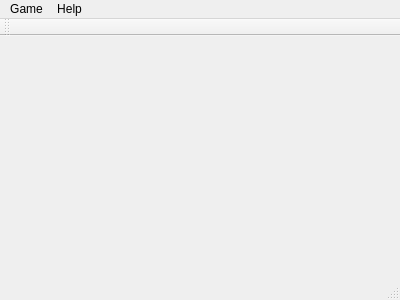
<?xml version="1.0" encoding="UTF-8"?>
<ui version="4.0">
 <class>LifeMainWindow</class>
 <widget class="QMainWindow" name="LifeMainWindow">
  <property name="geometry">
   <rect>
    <x>0</x>
    <y>0</y>
    <width>400</width>
    <height>300</height>
   </rect>
  </property>
  <property name="windowTitle">
   <string>LifeMainWindow</string>
  </property>
  <widget class="QWidget" name="centralWidget"/>
  <widget class="QMenuBar" name="menuBar">
   <property name="geometry">
    <rect>
     <x>0</x>
     <y>0</y>
     <width>400</width>
     <height>25</height>
    </rect>
   </property>
   <widget class="QMenu" name="menuGame_of_Life">
    <property name="title">
     <string>Game</string>
    </property>
    <addaction name="actionPopulate_Randomly"/>
    <addaction name="actionStart_Stop"/>
    <addaction name="actionClear"/>
    <addaction name="actionQuit"/>
   </widget>
   <widget class="QMenu" name="menuHelp">
    <property name="title">
     <string>Help</string>
    </property>
    <addaction name="actionAbout"/>
    <addaction name="actionAbout_Qt"/>
   </widget>
   <addaction name="menuGame_of_Life"/>
   <addaction name="menuHelp"/>
  </widget>
  <widget class="QToolBar" name="mainToolBar">
   <attribute name="toolBarArea">
    <enum>TopToolBarArea</enum>
   </attribute>
   <attribute name="toolBarBreak">
    <bool>false</bool>
   </attribute>
  </widget>
  <widget class="QStatusBar" name="statusBar"/>
  <action name="actionPopulate_Randomly">
   <property name="text">
    <string>Populate Randomly</string>
   </property>
   <property name="shortcut">
    <string>R</string>
   </property>
  </action>
  <action name="actionStart_Stop">
   <property name="checkable">
    <bool>true</bool>
   </property>
   <property name="text">
    <string>Start/Stop</string>
   </property>
   <property name="shortcut">
    <string>Space</string>
   </property>
  </action>
  <action name="actionClear">
   <property name="text">
    <string>Clear</string>
   </property>
   <property name="shortcut">
    <string>Del</string>
   </property>
  </action>
  <action name="actionQuit">
   <property name="text">
    <string>Quit</string>
   </property>
   <property name="shortcut">
    <string>Ctrl+Q</string>
   </property>
  </action>
  <action name="actionAbout">
   <property name="text">
    <string>About</string>
   </property>
  </action>
  <action name="actionAbout_Qt">
   <property name="text">
    <string>About Qt</string>
   </property>
  </action>
 </widget>
 <layoutdefault spacing="6" margin="11"/>
 <resources/>
 <connections/>
</ui>
